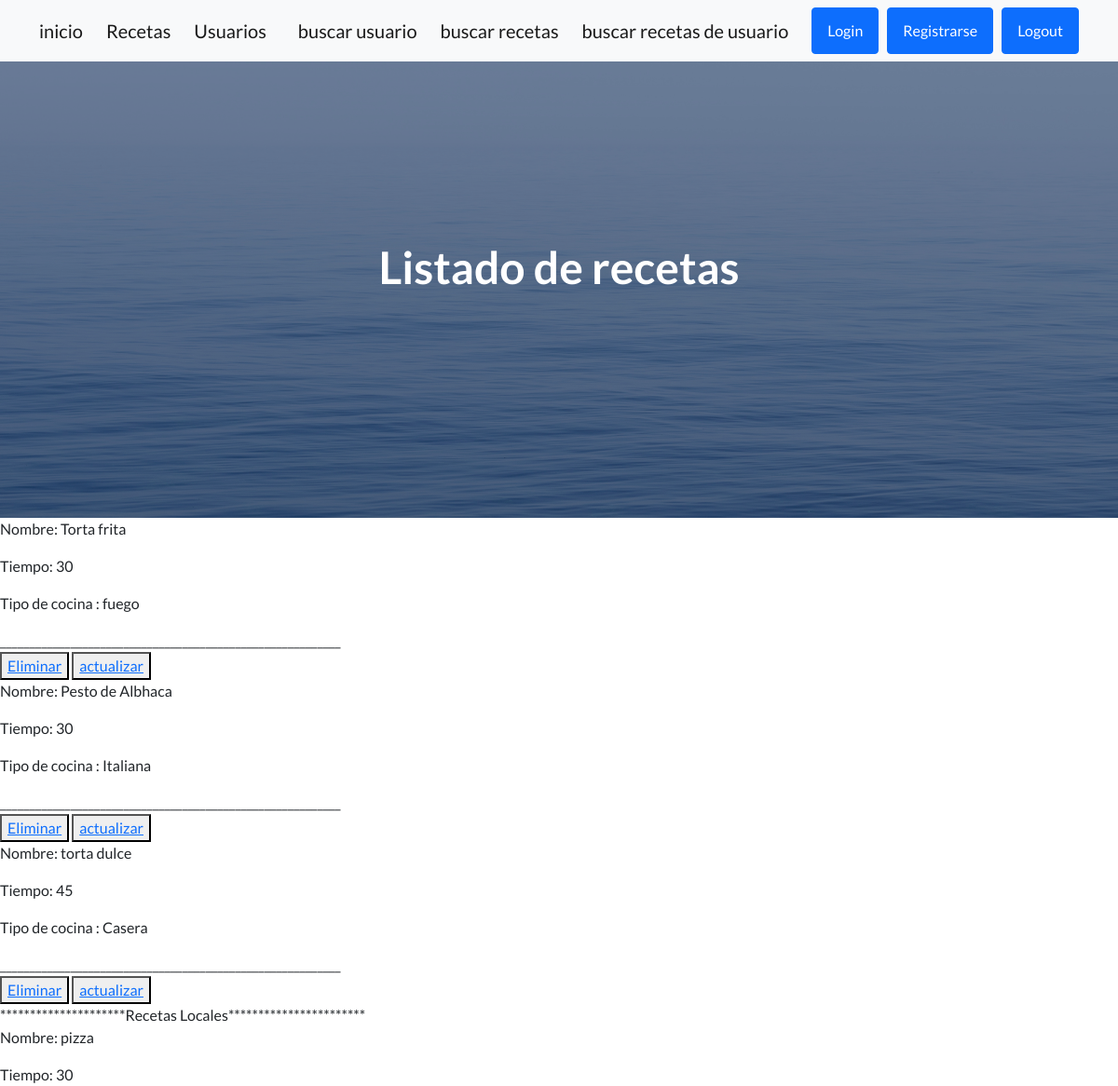
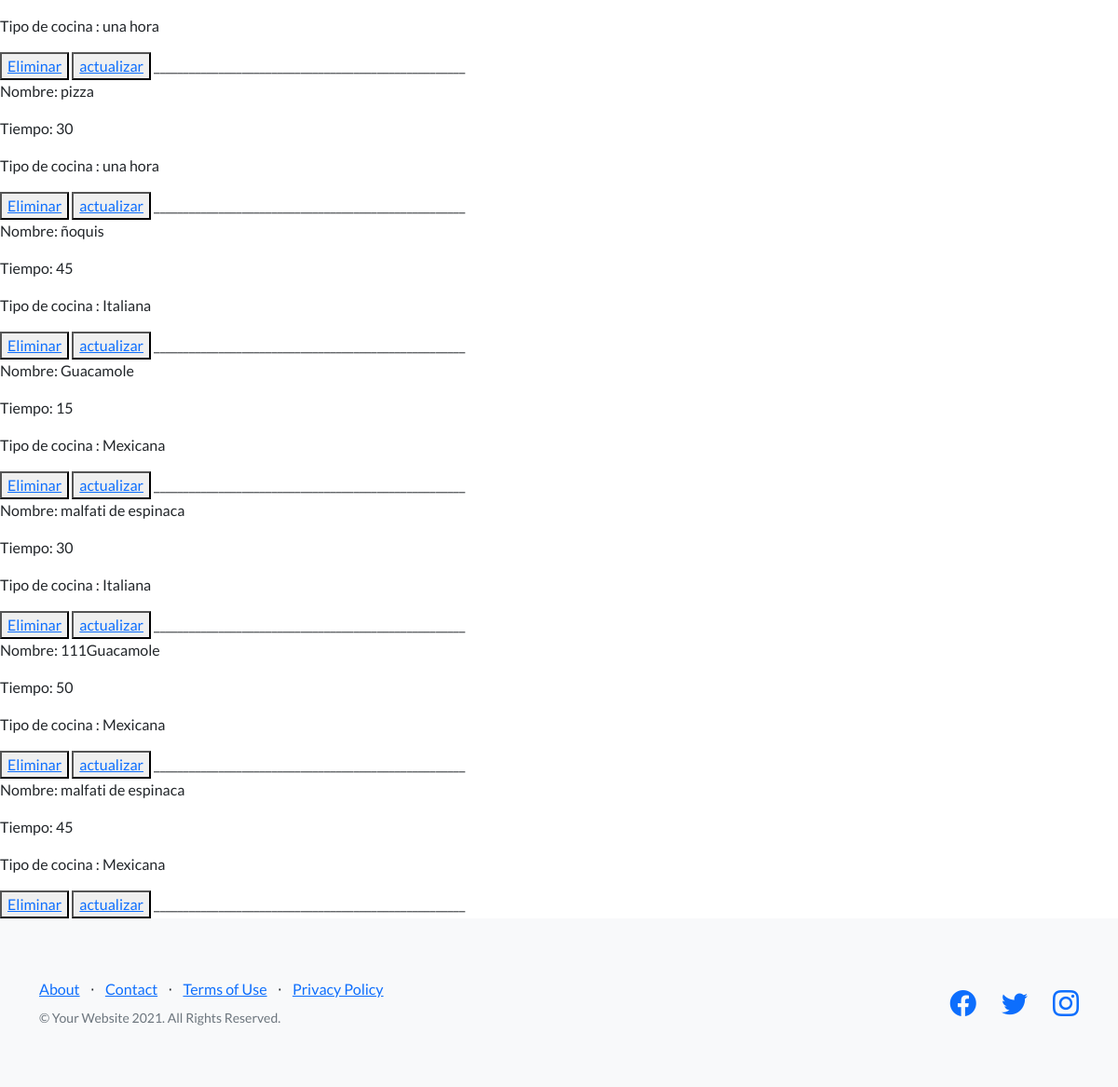
Before: /AppRecetas/recetasMain/ with the older database file (2 pictures, top to bottom).
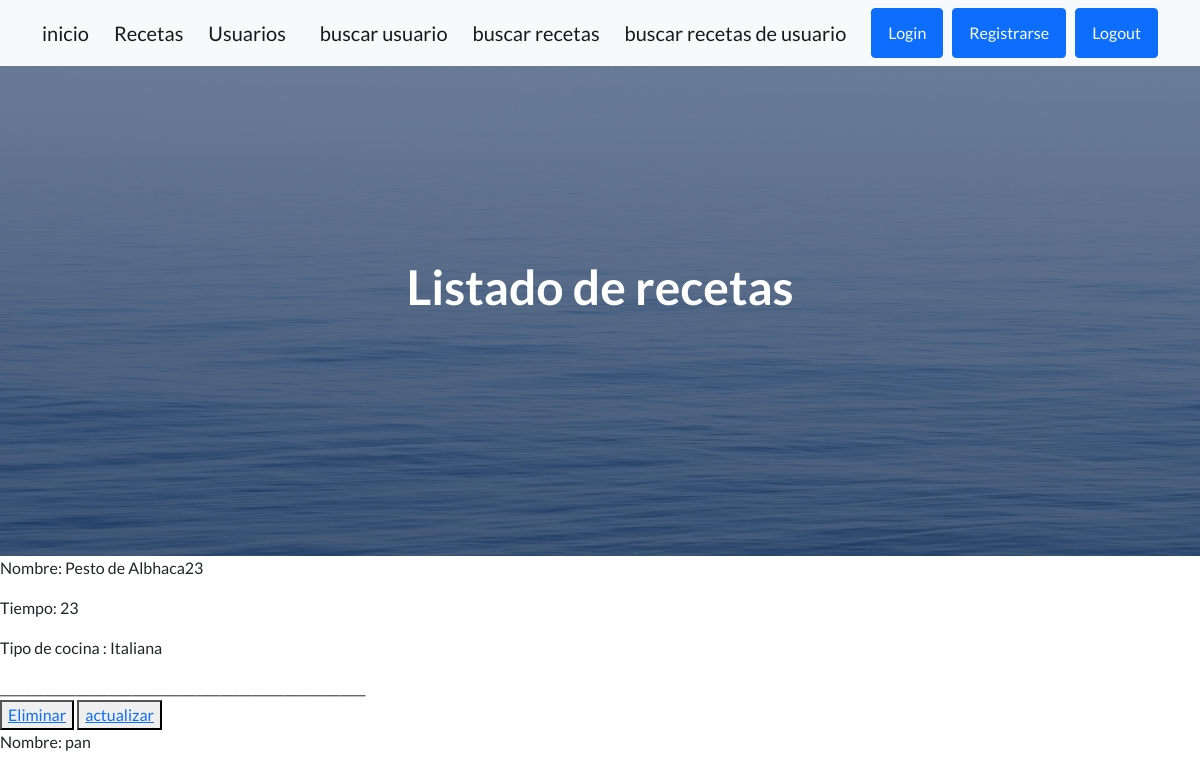
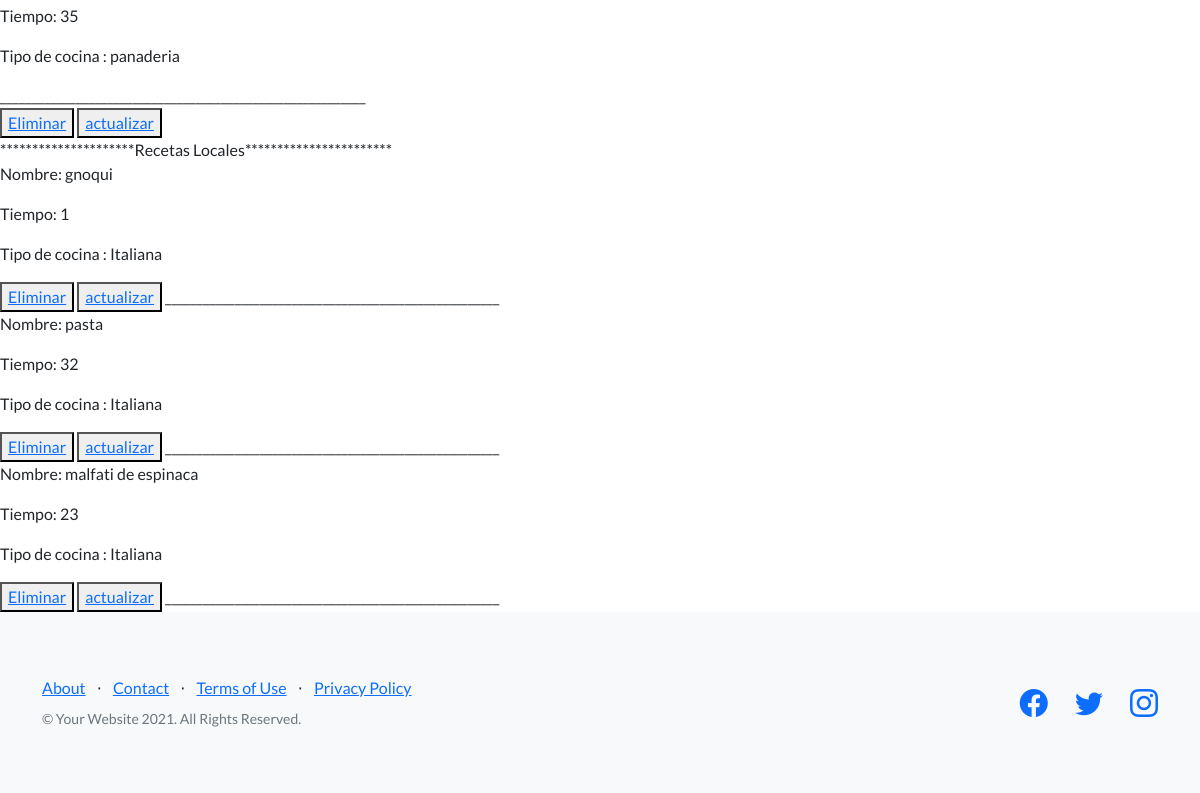
After: the same page with the newer database file (2 pictures, top to bottom).
### AppRecetas/models.py (models this page shows, shortened)
class RecetasUsr(models.Model):
    nom_platosUsr = models.CharField(max_length=20)
    ingredientesUsr = models.CharField(max_length=100)
    recetaUsr = models.CharField(max_length=100)
    tiempoUsr = models.IntegerField()
    dificultadUsr = models.CharField(max_length=10)
    tipoDeCocinaUsr = models.CharField(max_length=20)
    fuenteUsr = models.CharField(max_length=30)
    procedimientoUsr = models.TextField()

class RecetasMain(models.Model):
    nom_platos = models.CharField(max_length=20)
    ingredientes = models.CharField(max_length=100)
    receta = models.CharField(max_length=100)
    tiempo = models.IntegerField()
    dificultad = models.CharField(max_length=10)
    tipoDeCocina = models.CharField(max_length=20)
    fuente = models.CharField(max_length=30)
    procedimiento = models.TextField()

### AppRecetas/views.py (the view)
# urls.py: path("recetasMain/", vista_recetasMain, name= "RecetasMain"),
def vista_recetasMain(request):
  recetasUsr_all = RecetasUsr.objects.all()
  recetasMain_all = RecetasMain.objects.all()
  return render(request,'AppRecetas/recetasMain.html', {"lista_recetasUsr" : recetasUsr_all , "lista_recetasMain": recetasMain_all})

### AppRecetas/templates/AppRecetas/recetasMain.html (shortened to what this page needs)
{% extends "AppRecetas/base.html" %}
{% block  titulo %}
Listado de recetas
{% endblock  %}
{% block complement%}
{% for recetasUsr in  lista_recetasUsr %}
    <p>Nombre: {{recetasUsr.nom_platosUsr}}  </p>
    <p>Tiempo: {{recetasUsr.tiempoUsr}}  </p>
    <p>Tipo de cocina : {{recetasUsr.tipoDeCocinaUsr}}  </p>
__________________________________________________________
<br>
<button>
<a href=" {% url 'eliminarRecetasUsr' recetasUsr.nom_platosUsr %}  ">Eliminar</a>
</button>
<button>
    <a href=" {% url 'updateRecetasUsr' recetasUsr.nom_platosUsr %}  ">actualizar</a>
    </button>
 {%endfor%}
<br>
*********************Recetas  Locales***********************
{% for recetasMain in  lista_recetasMain %}
<br>
    <p>Nombre: {{recetasMain.nom_platos}}  </p>
    <p>Tiempo: {{recetasMain.tiempo}}  </p>
    <p>Tipo de cocina : {{recetasMain.tipoDeCocina}}  </p>
<button>
<a href=" {% url 'eliminarRecetasMain' recetasMain.nom_platos %}  ">Eliminar</a>
</button>
<button>
<a href=" {% url 'updateRecetasMain' recetasMain.nom_platos %}  ">actualizar</a>
</button>
_____________________________________________________
{%endfor%}
{%endblock%}

### AppRecetas/templates/AppRecetas/base.html (shortened to what this page needs)
<!DOCTYPE html>
<html lang="en">
    <head>
        {% load static %}
        <link href="https://cdn.jsdelivr.net/npm/bootstrap-icons@1.5.0/font/bootstrap-icons.css" rel="stylesheet" type="text/css" />
        <link href="{% static 'AppRecetas/css/styles.css'%}" rel="stylesheet" />
    </head>
    <body>
        <nav class="navbar navbar-light bg-light static-top">
            <div class="container">
                <a class="navbar-brand" href="{% url 'Inicio' %}">inicio</a>
                <a class="navbar-brand" href="{% url 'RecetasMain' %}">Recetas</a>
                <a class="navbar-brand" href="{% url 'listaUsuario' %}">Usuarios</a>
                <br>
                <br>
                <a class="navbar-brand" href="{% url 'seekUsr' %}">buscar usuario</a>
                <a class="navbar-brand" href="{% url 'seekRecetas' %}">buscar recetas</a>
                <a class="navbar-brand" href="{% url 'seekRecetasUsr' %}">buscar recetas de usuario</a>
                <a class="btn btn-primary" href="{% url 'Login' %}">Login</a>
                <a class="btn btn-primary" href="{% url 'Register' %}">Registrarse</a>
                <a class="btn btn-primary" href="{% url 'Logout' %}">Logout</a>
            </div>
        </nav>
        <header class="masthead">
            <div class="container position-relative">
                <div class="row justify-content-center">
                    <div class="col-xl-6">
                        <div class="text-center text-white">
                            <h1 class="mb-5">
                                {% block  titulo %}
                                {% endblock  %}
                            </h1>
                        </div>
                    </div>
                </div>
            </div>
        </header>
        {% block  complement %}
        {% endblock  %}
        <footer class="footer bg-light">
            <div class="container">
                <div class="row">
                    <div class="col-lg-6 h-100 text-center text-lg-start my-auto">
                        <ul class="list-inline mb-2">
                            <li class="list-inline-item"><a href="#!">About</a></li>
                            <li class="list-inline-item">⋅</li>
                            <li class="list-inline-item"><a href="#!">Contact</a></li>
                            <li class="list-inline-item">⋅</li>
                            <li class="list-inline-item"><a href="#!">Terms of Use</a></li>
                            <li class="list-inline-item">⋅</li>
                            <li class="list-inline-item"><a href="#!">Privacy Policy</a></li>
                        </ul>
                        <p class="text-muted small mb-4 mb-lg-0">&copy; Your Website 2021. All Rights Reserved.</p>
                    </div>
                    <div class="col-lg-6 h-100 text-center text-lg-end my-auto">
                        <ul class="list-inline mb-0">
                            <li class="list-inline-item me-4">
                                <a href="#!"><i class="bi-facebook fs-3"></i></a>
                            </li>
                            <li class="list-inline-item me-4">
                                <a href="#!"><i class="bi-twitter fs-3"></i></a>
                            </li>
                            <li class="list-inline-item">
                                <a href="#!"><i class="bi-instagram fs-3"></i></a>
                            </li>
                        </ul>
                    </div>
                </div>
            </div>
        </footer>
    </body>
</html>

Changed rows visible on the page:
removed RecetasUsr: nom_platosUsr "Torta frita", tiempoUsr "30", tipoDeCocinaUsr "fuego"
removed RecetasUsr: nom_platosUsr "Pesto de Albhaca", tiempoUsr "30", tipoDeCocinaUsr "Italiana"
removed RecetasUsr: nom_platosUsr "torta dulce", tiempoUsr "45", tipoDeCocinaUsr "Casera"
removed RecetasMain: nom_platos "pizza", tiempo "30", tipoDeCocina "una hora"
removed RecetasMain: nom_platos "pizza", tiempo "30", tipoDeCocina "una hora"
removed RecetasMain: nom_platos "ñoquis", tiempo "45", tipoDeCocina "Italiana"
removed RecetasMain: nom_platos "Guacamole", tiempo "15", tipoDeCocina "Mexicana"
removed RecetasMain: nom_platos "malfati de espinaca", tiempo "30", tipoDeCocina "Italiana"
removed RecetasMain: nom_platos "111Guacamole", tiempo "50", tipoDeCocina "Mexicana"
removed RecetasMain: nom_platos "malfati de espinaca", tiempo "45", tipoDeCocina "Mexicana"
added RecetasUsr: nom_platosUsr "Pesto de Albhaca23", tiempoUsr "23", tipoDeCocinaUsr "Italiana"
added RecetasUsr: nom_platosUsr "pan", tiempoUsr "35", tipoDeCocinaUsr "panaderia"
added RecetasMain: nom_platos "gnoqui", tiempo "1", tipoDeCocina "Italiana"
added RecetasMain: nom_platos "pasta", tiempo "32", tipoDeCocina "Italiana"
added RecetasMain: nom_platos "malfati de espinaca", tiempo "23", tipoDeCocina "Italiana"
